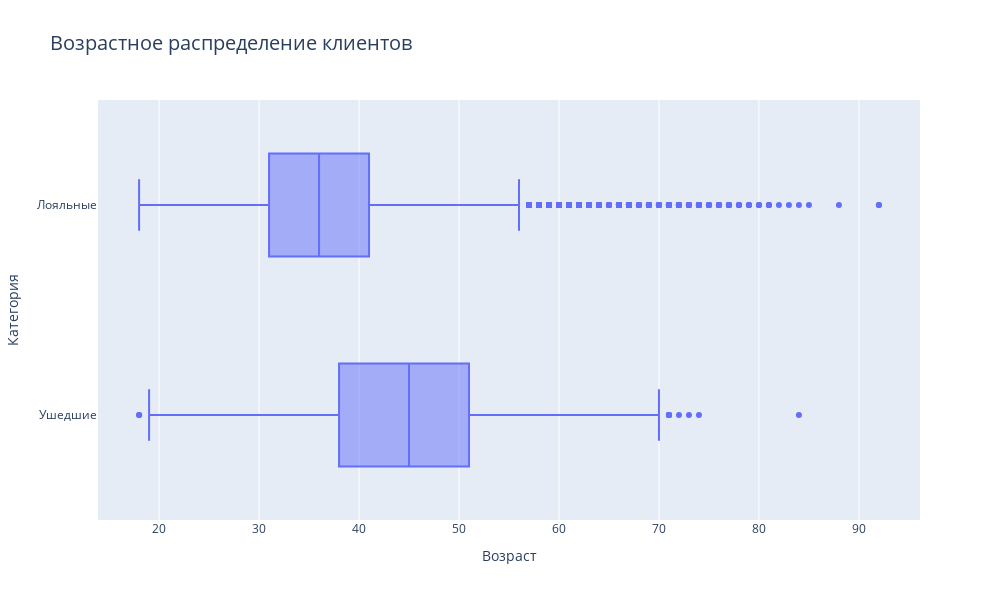

The notebook cell saved with this chart:
### Markdown cell above
Для анализа распределения возраста построим коробчатую диаграмму с учетом категории клиента.

### Code cell
age_box = px.box(
    churn_data,
    x='Age',
    y=churn_data['Exited'].map({1:'Ушедшие', 0:'Лояльные'}),
    title='Возрастное распределение клиентов',
    height=600,
    width=1000,
    
)

age_box.update_layout(
    xaxis_title='Возраст',
    yaxis_title='Категория',
    title_font_size=20
)

age_box.show()
age_box.write_html('files to share/age_box.html')

### Figure 1 — Plotly figure (JSON) as saved in the notebook; plotly's stock layout.template omitted (floating-point values rounded to 4 significant figures; data arrays with more than 128 entries replaced by an {"elided": "..."} marker saying what was removed)
{"data": [{"alignmentgroup": "True", "hovertemplate": "Age=%{x}<br>y=%{y}<extra></extra>", "legendgroup": "", "marker": {"color": "#636efa"}, "name": "", "notched": false, "offsetgroup": "", "orientation": "h", "showlegend": false, "type": "box", "x": {"elided": "10000 int values"}, "x0": " ", "xaxis": "x", "y": {"elided": "10000 str values"}, "y0": " ", "yaxis": "y"}], "layout": {"boxmode": "group", "height": 600, "legend": {"tracegroupgap": 0}, "title": {"font": {"size": 20}, "text": "Возрастное распределение клиентов"}, "width": 1000, "xaxis": {"anchor": "y", "domain": [0, 1], "title": {"text": "Возраст"}}, "yaxis": {"anchor": "x", "domain": [0, 1], "title": {"text": "Категория"}}}}
